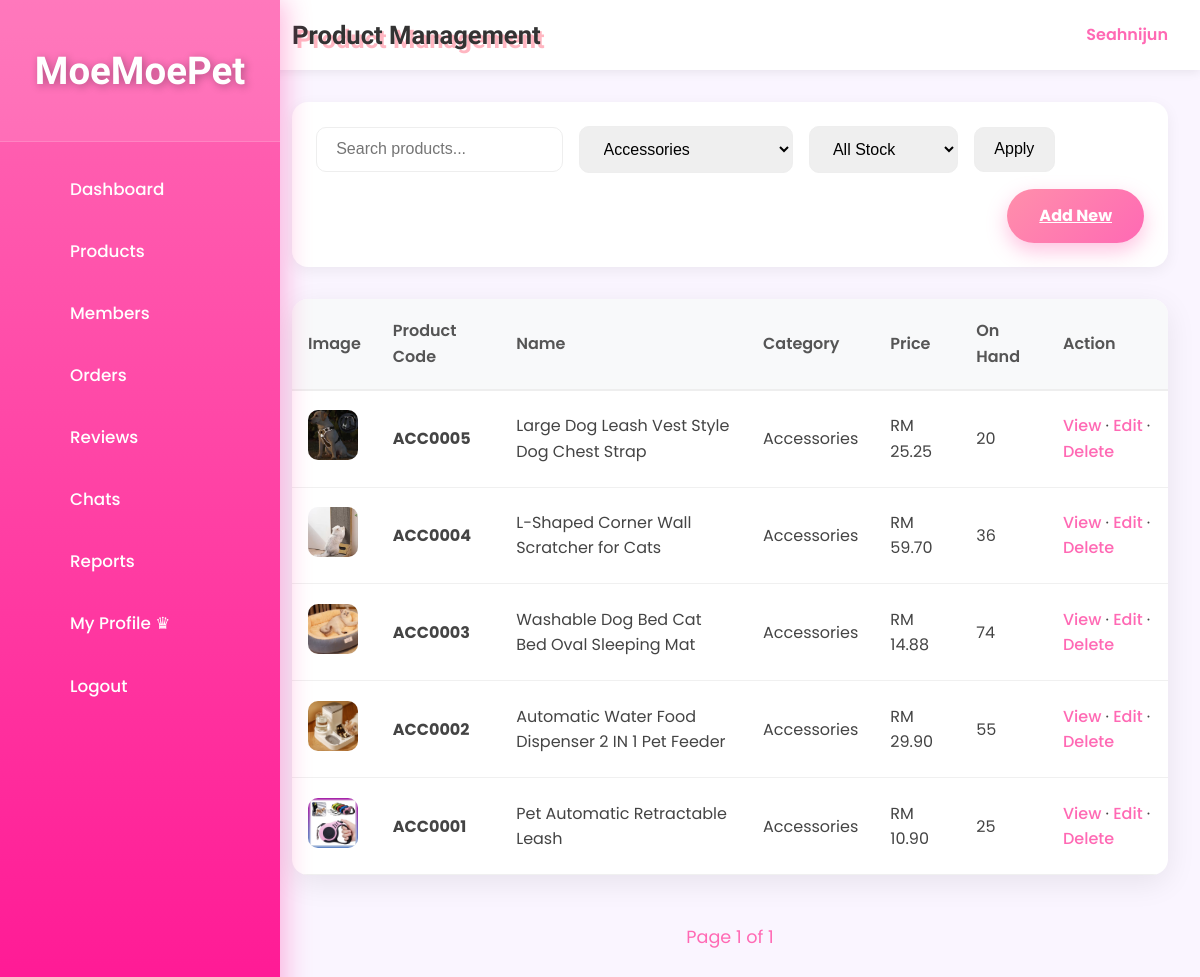
Page /admin/product_list.php?category=5 (signed in) on the earlier database version.
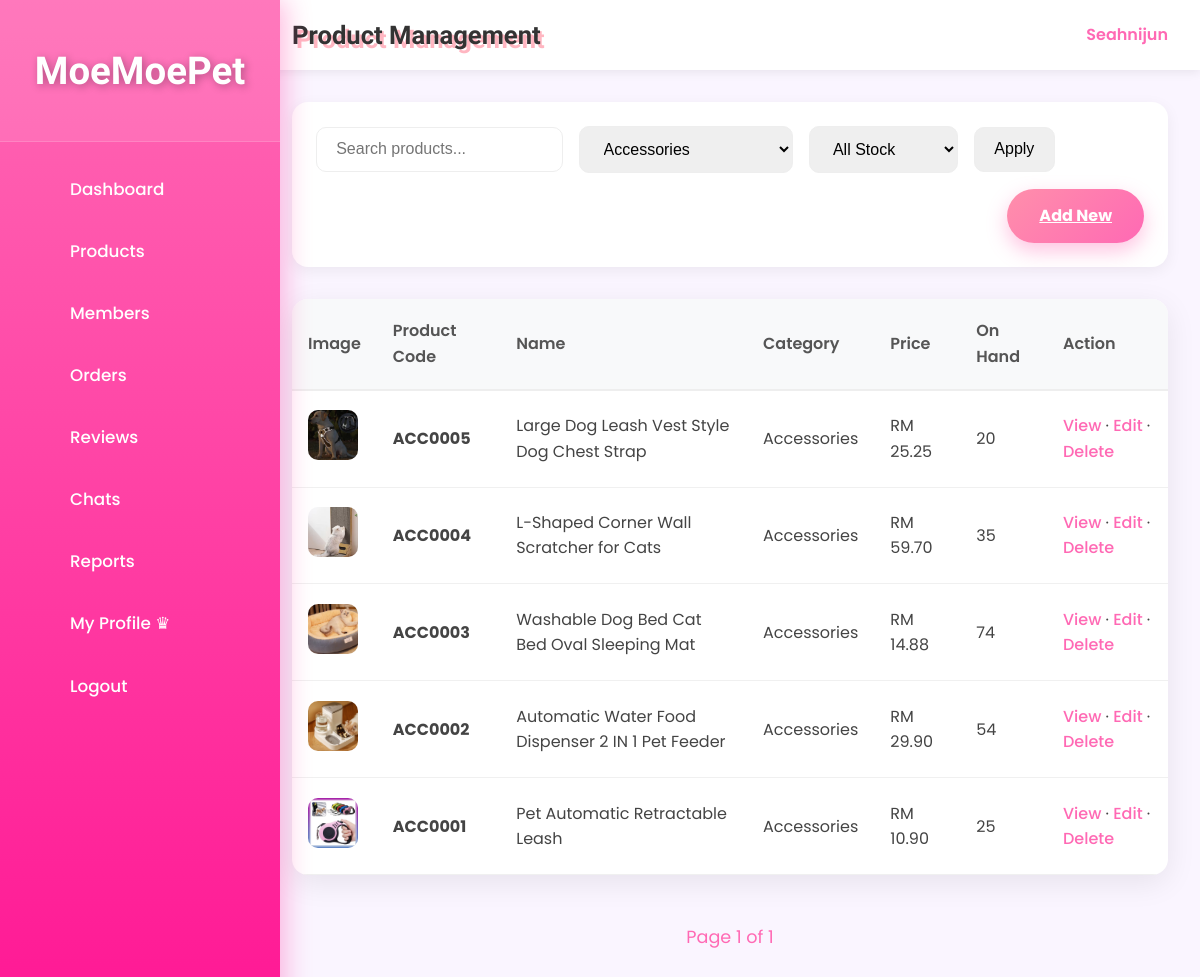
Same page on the later database version.
### tables this page shows
CREATE TABLE `product` (
  `product_id` int(11) NOT NULL,
  `product_code` varchar(20) NOT NULL,
  `product_name` varchar(200) NOT NULL,
  `description` text DEFAULT NULL,
  `price` decimal(10,2) NOT NULL,
  `stock_quantity` int(11) DEFAULT 0,
  `category_id` int(11) NOT NULL,
  `is_active` tinyint(1) DEFAULT 1,
  `created_at` datetime DEFAULT current_timestamp(),
  `updated_at` datetime DEFAULT current_timestamp() ON UPDATE current_timestamp(),
  `photo_name` varchar(255) NOT NULL,
  `average_rating` decimal(3,2) DEFAULT 0.00,
  `review_count` int(11) DEFAULT 0
);

CREATE TABLE `category` (
  `category_id` int(11) NOT NULL,
  `category_code` varchar(10) NOT NULL,
  `category_name` varchar(100) NOT NULL,
  `description` text DEFAULT NULL,
  `created_at` datetime DEFAULT current_timestamp()
);

### _base.php (called while the page is built, shortened)
<?php
function encode($value) {
    return htmlentities($value);
}
?>

### admin/product_list.php (the view, shortened to what the changed rows need)
<?php
require '../_base.php';
$page = max(1, (int)($_GET['page'] ?? 1));
$limit = (int)($_GET['limit'] ?? 5);
$offset = ($page - 1) * $limit;
$category = $_GET['category'] ?? '';
$where = "WHERE p.is_active = 1";
$params = [];
if ($category !== '') {
    $where .= " AND p.category_id = ?";
    $params[] = $category;
}
$sql = "SELECT p.*, c.category_name, c.category_code
        FROM product p
        JOIN category c ON p.category_id = c.category_id
        $where
        ORDER BY p.created_at DESC
        LIMIT $limit OFFSET $offset";
$stmt = $_db->prepare($sql);
$stmt->execute($params);
$products = $stmt->fetchAll();
?>
<!DOCTYPE html>
<html lang="en">
<head>
    <link rel="stylesheet" href="/css/app.css">
</head>
<body>
<div class="admin-layout">
    <aside class="admin-sidebar">
        <div class="logo">
            <h2>MoeMoePet</h2>
        </div>
    </aside>
    <main class="admin-main">
        <header class="admin-header">
            <h1>Product Management</h1>
        </header>
        <div class="table-card">
            <table>
                <thead>
                    <tr>
                        <th>Image</th>
                        <th>Product Code</th>
                        <th>Name</th>
                        <th>Category</th>
                        <th>Price</th>
                        <th>On Hand</th>
                        <th>Action</th>
                    </tr>
                </thead>
                <tbody>
                    <?php foreach ($products as $p): ?>
                    <tr>
                        <td>
                            <?php if ($p->photo_name): ?>
                                <img src="../admin/uploads/products/<?= encode($p->photo_name) ?>" class="photo_name" alt="photo_name" style="width:50px;height:50px;object-fit:cover;border-radius:10px;">
                            <?php else: ?>
                                <div style="width:50px;height:50px;background:#f0f0f0;border-radius:10px;"></div>
                            <?php endif; ?>
                        </td>
                        <td><strong><?= encode($p->product_code) ?></strong></td>
                        <td><?= encode($p->product_name) ?></td>
                        <td><?= encode($p->category_name) ?></td>
                        <td>RM <?= number_format($p->price, 2) ?></td>
                        <td class="<?= $p->stock_quantity == 0 ? 'out-stock' : ($p->stock_quantity <= 10 ? 'low-stock' : '') ?>">
                            <?= $p->stock_quantity ?>
                        <td class="action-links">
                            <a href="product_view.php?id=<?= $p->product_id ?>"
                            class="text-pink-500 hover:text-pink-700 hover:underline font-medium transition">
                            View
                        </a>
                        <span class="text-pink-300 mx-3">·</span>
                        <a href="product_edit.php?id=<?= $p->product_id ?>"
                            class="text-pink-500 hover:text-pink-700 hover:underline font-medium transition">
                            Edit
                        </a>
                        <span class="text-pink-300 mx-3">·</span>
                        <form method="post" action="product_delete.php" style="display:inline;"
                            onsubmit="return confirm('Are you sure you want to delete it completely?「<?= encode($p->product_name) ?>」？\n\nThis operation cannot be undone!');">
                            <button type="submit" class="delete-link">
                                Delete
                            </button>
                        </form>
                        </td>
                    </tr>
                    <?php endforeach; ?>
                </tbody>
            </table>
        </div>
    </main>
</div>
</body>
</html>

Differences in the rows shown:
changed product "ACC0004": stock_quantity "36" → "35"
changed product "ACC0002": stock_quantity "55" → "54"
